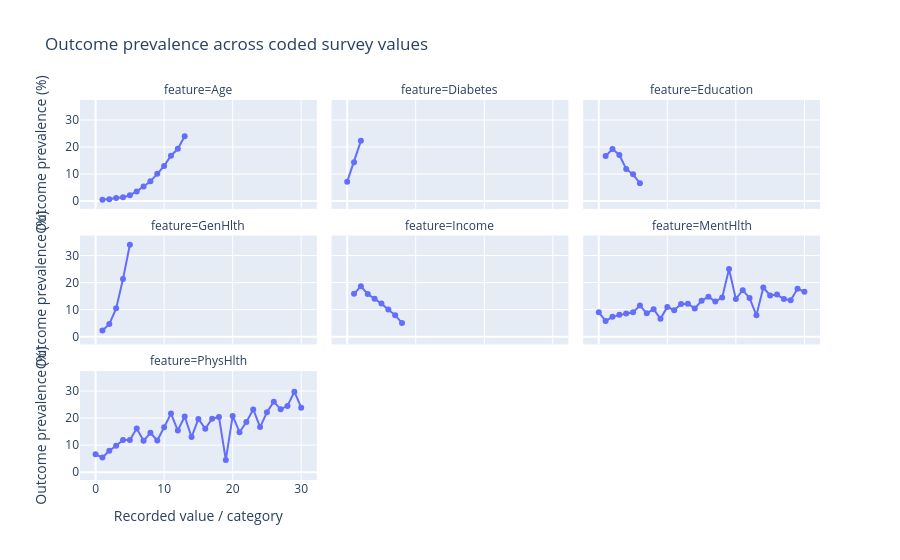

Notebook code cell kept with this figure:
### Markdown cell above
This view compares outcome prevalence across recorded values for selected ordered survey variables and health-day counts. The x values are original codes: `Age` is an age category, not age in years, and higher `GenHlth` values represent worse self-rated health. `MentHlth` and `PhysHlth` count days in the past 30 days. The BMI plot compares distributions by outcome group; BMI is in kg/m², and extreme values merit checking before modeling.

### Code cell
ordered_cols = ['Diabetes', 'GenHlth', 'Age', 'Education', 'Income', 'MentHlth', 'PhysHlth']
long = brfss_df_selected[ordered_cols + [target]].melt(id_vars=[target], var_name='feature', value_name='value').dropna()
rate_by_value = long.groupby(['feature', 'value'], as_index=False).agg(outcome_rate=(target, 'mean'), n=(target, 'size'))
rate_by_value['outcome_rate_pct'] = rate_by_value['outcome_rate'] * 100
px.line(rate_by_value, x='value', y='outcome_rate_pct', facet_col='feature', facet_col_wrap=3, markers=True, hover_data=['n'], title='Outcome prevalence across coded survey values', labels={'value':'Recorded value / category','outcome_rate_pct':'Outcome prevalence (%)'}).show()
px.histogram(brfss_df_selected, x='BMI', color=target, histnorm='percent', barmode='overlay', opacity=.65, title='BMI distribution by heart disease/attack status').show()

### Figure 1 — Plotly figure (JSON) as saved in the notebook; plotly's stock layout.template omitted (floating-point values rounded to 4 significant figures)
{"data": [{"customdata": [[5700], [7598], [11123], [13823], [16157], [19819], [26314], [30832], [33244], [32194], [23533], [15980], [17363]], "hovertemplate": "feature=Age<br>Recorded value / category=%{x}<br>Outcome prevalence (%)=%{y}<br>n=%{customdata[0]}<extra></extra>", "legendgroup": "", "line": {"color": "#636efa", "dash": "solid"}, "marker": {"symbol": "circle"}, "mode": "lines+markers", "name": "", "orientation": "v", "showlegend": false, "type": "scatter", "x": [1.0, 2.0, 3.0, 4.0, 5.0, 6.0, 7.0, 8.0, 9.0, 10.0, 11.0, 12.0, 13.0], "xaxis": "x7", "y": [0.5088, 0.7107, 1.133, 1.396, 2.172, 3.593, 5.415, 7.307, 10.1, 13.02, 16.77, 19.36, 23.95], "yaxis": "y7"}, {"customdata": [[213703], [4631], [35346]], "hovertemplate": "feature=Diabetes<br>Recorded value / category=%{x}<br>Outcome prevalence (%)=%{y}<br>n=%{customdata[0]}<extra></extra>", "legendgroup": "", "line": {"color": "#636efa", "dash": "solid"}, "marker": {"symbol": "circle"}, "mode": "lines+markers", "name": "", "orientation": "v", "showlegend": false, "type": "scatter", "x": [0.0, 1.0, 2.0], "xaxis": "x8", "y": [7.183, 14.34, 22.29], "yaxis": "y8"}, {"customdata": [[174], [4043], [9478], [62750], [69910], [107325]], "hovertemplate": "feature=Education<br>Recorded value / category=%{x}<br>Outcome prevalence (%)=%{y}<br>n=%{customdata[0]}<extra></extra>", "legendgroup": "", "line": {"color": "#636efa", "dash": "solid"}, "marker": {"symbol": "circle"}, "mode": "lines+markers", "name": "", "orientation": "v", "showlegend": false, "type": "scatter", "x": [1.0, 2.0, 3.0, 4.0, 5.0, 6.0], "xaxis": "x9", "y": [16.67, 19.24, 17.07, 11.9, 9.896, 6.6], "yaxis": "y9"}, {"customdata": [[45299], [89084], [75646], [31570], [12081]], "hovertemplate": "feature=GenHlth<br>Recorded value / category=%{x}<br>Outcome prevalence (%)=%{y}<br>n=%{customdata[0]}<extra></extra>", "legendgroup": "", "line": {"color": "#636efa", "dash": "solid"}, "marker": {"symbol": "circle"}, "mode": "lines+markers", "name": "", "orientation": "v", "showlegend": false, "type": "scatter", "x": [1.0, 2.0, 3.0, 4.0, 5.0], "xaxis": "x4", "y": [2.243, 4.634, 10.46, 21.31, 34.0], "yaxis": "y4"}, {"customdata": [[9811], [11783], [15994], [20135], [25883], [36470], [43219], [90385]], "hovertemplate": "feature=Income<br>Recorded value / category=%{x}<br>Outcome prevalence (%)=%{y}<br>n=%{customdata[0]}<extra></extra>", "legendgroup": "", "line": {"color": "#636efa", "dash": "solid"}, "marker": {"symbol": "circle"}, "mode": "lines+markers", "name": "", "orientation": "v", "showlegend": false, "type": "scatter", "x": [1.0, 2.0, 3.0, 4.0, 5.0, 6.0, 7.0, 8.0], "xaxis": "x5", "y": [15.83, 18.65, 15.75, 14.05, 12.21, 9.997, 7.876, 5.073], "yaxis": "y5"}, {"customdata": [[175680], [8538], [13054], [7381], [3789], [9030], [988], [3100], [639], [91], [6373], [41], [398], [41], [1167], [5505], [88], [54], [97], [16], [3364], [227], [63], [38], [33], [1188], [45], [79], [327], [158], [12088]], "hovertemplate": "feature=MentHlth<br>Recorded value / category=%{x}<br>Outcome prevalence (%)=%{y}<br>n=%{customdata[0]}<extra></extra>", "legendgroup": "", "line": {"color": "#636efa", "dash": "solid"}, "marker": {"symbol": "circle"}, "mode": "lines+markers", "name": "", "orientation": "v", "showlegend": false, "type": "scatter", "x": [0.0, 1.0, 2.0, 3.0, 4.0, 5.0, 6.0, 7.0, 8.0, 9.0, 10.0, 11.0, 12.0, 13.0, 14.0, 15.0, 16.0, 17.0, 18.0, 19.0, 20.0, 21.0, 22.0, 23.0, 24.0, 25.0, 26.0, 27.0, 28.0, 29.0, 30.0], "xaxis": "x6", "y": [8.996, 5.798, 7.323, 8.075, 8.577, 8.992, 11.54, 8.613, 10.17, 6.593, 11.0, 9.756, 12.06, 12.2, 10.45, 13.26, 14.77, 12.96, 14.43, 25.0, 13.94, 17.18, 14.29, 7.895, 18.18, 15.24, 15.56, 13.92, 13.46, 17.72, 16.61], "yaxis": "y6"}, {"customdata": [[160052], [11388], [14764], [8495], [4542], [7622], [1330], [4538], [809], [179], [5595], [60], [578], [68], [2587], [4916], [112], [96], [152], [22], [3273], [663], [70], [56], [72], [1336], [69], [99], [522], [215], [19400]], "hovertemplate": "feature=PhysHlth<br>Recorded value / category=%{x}<br>Outcome prevalence (%)=%{y}<br>n=%{customdata[0]}<extra></extra>", "legendgroup": "", "line": {"color": "#636efa", "dash": "solid"}, "marker": {"symbol": "circle"}, "mode": "lines+markers", "name": "", "orientation": "v", "showlegend": false, "type": "scatter", "x": [0.0, 1.0, 2.0, 3.0, 4.0, 5.0, 6.0, 7.0, 8.0, 9.0, 10.0, 11.0, 12.0, 13.0, 14.0, 15.0, 16.0, 17.0, 18.0, 19.0, 20.0, 21.0, 22.0, 23.0, 24.0, 25.0, 26.0, 27.0, 28.0, 29.0, 30.0], "xaxis": "x", "y": [6.592, 5.427, 7.931, 9.747, 11.93, 11.93, 16.17, 11.59, 14.59, 11.73, 16.64, 21.67, 15.4, 20.59, 12.99, 19.69, 16.07, 19.79, 20.39, 4.545, 20.81, 14.78, 18.57, 23.21, 16.67, 22.16, 26.09, 23.23, 24.52, 29.77, 23.86], "yaxis": "y"}], "layout": {"annotations": [{"font": {}, "showarrow": false, "text": "feature=PhysHlth", "x": 0.16, "xanchor": "center", "xref": "paper", "y": 0.2867, "yanchor": "bottom", "yref": "paper"}, {"font": {}, "showarrow": false, "text": "feature=GenHlth", "x": 0.16, "xanchor": "center", "xref": "paper", "y": 0.6433, "yanchor": "bottom", "yref": "paper"}, {"font": {}, "showarrow": false, "text": "feature=Income", "x": 0.5, "xanchor": "center", "xref": "paper", "y": 0.6433, "yanchor": "bottom", "yref": "paper"}, {"font": {}, "showarrow": false, "text": "feature=MentHlth", "x": 0.84, "xanchor": "center", "xref": "paper", "y": 0.6433, "yanchor": "bottom", "yref": "paper"}, {"font": {}, "showarrow": false, "text": "feature=Age", "x": 0.16, "xanchor": "center", "xref": "paper", "y": 1.0, "yanchor": "bottom", "yref": "paper"}, {"font": {}, "showarrow": false, "text": "feature=Diabetes", "x": 0.5, "xanchor": "center", "xref": "paper", "y": 1.0, "yanchor": "bottom", "yref": "paper"}, {"font": {}, "showarrow": false, "text": "feature=Education", "x": 0.84, "xanchor": "center", "xref": "paper", "y": 1.0, "yanchor": "bottom", "yref": "paper"}], "legend": {"tracegroupgap": 0}, "title": {"text": "Outcome prevalence across coded survey values"}, "xaxis": {"anchor": "y", "domain": [0, 0.32], "title": {"text": "Recorded value / category"}}, "xaxis2": {"anchor": "y2", "domain": [0.34, 0.66], "matches": "x", "title": {"text": "Recorded value / category"}}, "xaxis3": {"anchor": "y3", "domain": [0.68, 1.0], "matches": "x", "title": {"text": "Recorded value / category"}}, "xaxis4": {"anchor": "y4", "domain": [0, 0.32], "matches": "x", "showticklabels": false}, "xaxis5": {"anchor": "y5", "domain": [0.34, 0.66], "matches": "x", "showticklabels": false}, "xaxis6": {"anchor": "y6", "domain": [0.68, 1.0], "matches": "x", "showticklabels": false}, "xaxis7": {"anchor": "y7", "domain": [0, 0.32], "matches": "x", "showticklabels": false}, "xaxis8": {"anchor": "y8", "domain": [0.34, 0.66], "matches": "x", "showticklabels": false}, "xaxis9": {"anchor": "y9", "domain": [0.68, 1.0], "matches": "x", "showticklabels": false}, "yaxis": {"anchor": "x", "domain": [0, 0.2867], "title": {"text": "Outcome prevalence (%)"}}, "yaxis2": {"anchor": "x2", "domain": [0, 0.2867], "matches": "y", "showticklabels": false}, "yaxis3": {"anchor": "x3", "domain": [0, 0.2867], "matches": "y", "showticklabels": false}, "yaxis4": {"anchor": "x4", "domain": [0.3567, 0.6433], "matches": "y", "title": {"text": "Outcome prevalence (%)"}}, "yaxis5": {"anchor": "x5", "domain": [0.3567, 0.6433], "matches": "y", "showticklabels": false}, "yaxis6": {"anchor": "x6", "domain": [0.3567, 0.6433], "matches": "y", "showticklabels": false}, "yaxis7": {"anchor": "x7", "domain": [0.7133, 1.0], "matches": "y", "title": {"text": "Outcome prevalence (%)"}}, "yaxis8": {"anchor": "x8", "domain": [0.7133, 1.0], "matches": "y", "showticklabels": false}, "yaxis9": {"anchor": "x9", "domain": [0.7133, 1.0], "matches": "y", "showticklabels": false}}}
